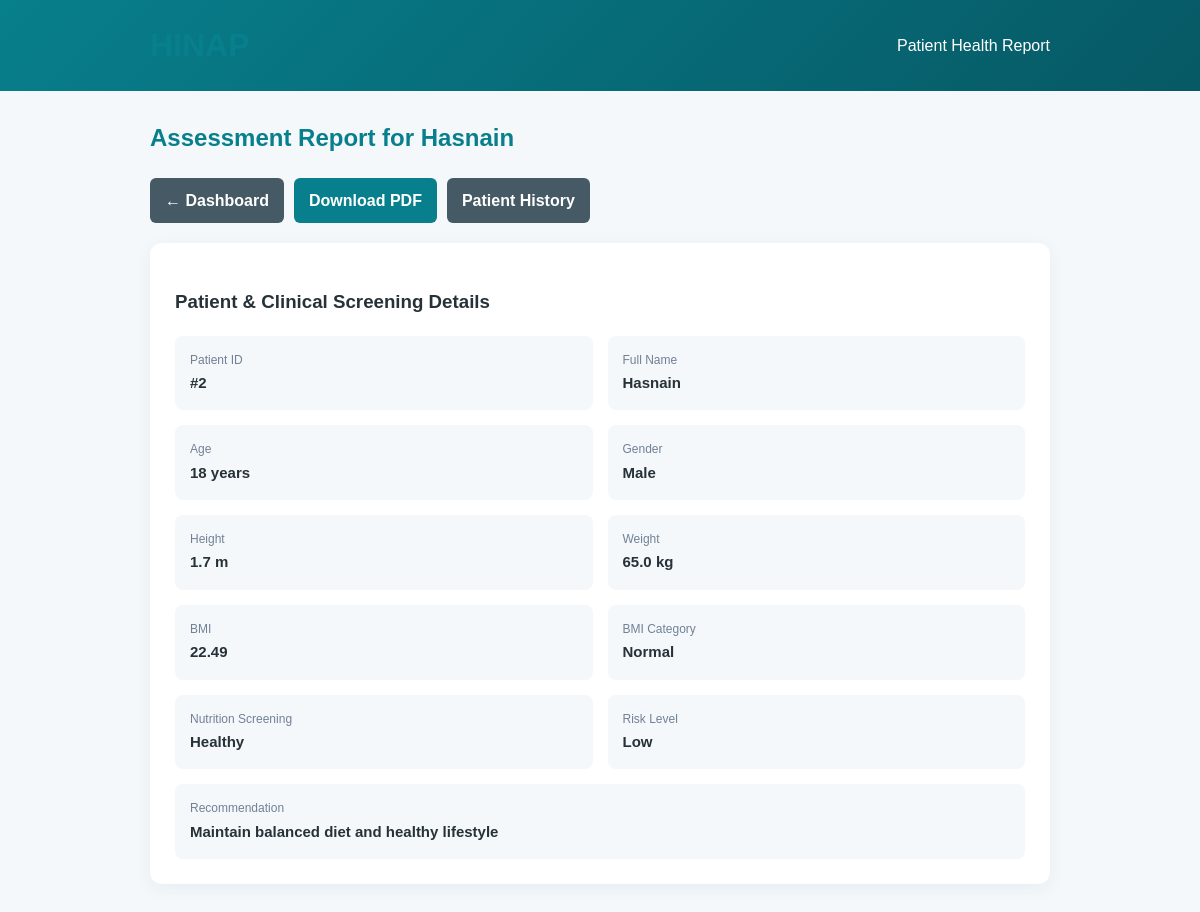
Page /report/2 (signed in) on the committed database.
### HINAP_System.py (models this page shows)
class Patient(db.Model):
    id = db.Column(db.Integer, primary_key=True)
    name = db.Column(db.String(100), nullable=False)
    age = db.Column(db.Integer)
    gender = db.Column(db.String(20))
    height = db.Column(db.Float)
    weight = db.Column(db.Float)
    bmi = db.Column(db.Float)
    bmi_status = db.Column(db.String(50))
    nutrition_status = db.Column(db.String(100))
    risk_level = db.Column(db.String(50))
    recommendation = db.Column(db.Text)
    assessment_date = db.Column(db.DateTime, default=utc_now)

### HINAP_System.py (the view)
@app.route("/report/<int:id>")
def report(id):
    patient = db.session.get(Patient, id)
    if patient is None:
        abort(404)
    return render_template("report.html", patient=patient)

### HINAP_System.py (called while the page is built)
@app.context_processor
def inject_template_globals():
    return {"csrf_token": csrf_token, "current_user": getattr(g, "current_user", None)}

### templates/report.html (shortened to what this page needs)
<!DOCTYPE html>
<html lang="en">
<head>
</head>
<body>
<header>
    <div class="header-inner">
        <h1>HINAP</h1>
        <span>Patient Health Report</span>
    </div>
</header>
<main>
    <h2>Assessment Report for {{ patient.name }}</h2>
    <div class="actions">
        <a class="button secondary" href="{{ url_for('home') }}">&larr; Dashboard</a>
        <a class="button" href="{{ url_for('download_report', id=patient.id) }}">Download PDF</a>
        <a class="button secondary" href="{{ url_for('history', id=patient.id) }}">Patient History</a>
    </div>
    <section class="panel">
        <h3>Patient &amp; Clinical Screening Details</h3>
        <div class="grid">
            <div class="box"><span>Patient ID</span><strong>#{{ patient.id }}</strong></div>
            <div class="box"><span>Full Name</span><strong>{{ patient.name }}</strong></div>
            <div class="box"><span>Age</span><strong>{{ patient.age }} years</strong></div>
            <div class="box"><span>Gender</span><strong>{{ patient.gender }}</strong></div>
            <div class="box"><span>Height</span><strong>{{ patient.height }} m</strong></div>
            <div class="box"><span>Weight</span><strong>{{ patient.weight }} kg</strong></div>
            <div class="box"><span>BMI</span><strong>{{ patient.bmi }}</strong></div>
            <div class="box"><span>BMI Category</span><strong>{{ patient.bmi_status }}</strong></div>
            <div class="box"><span>Nutrition Screening</span><strong>{{ patient.nutrition_status }}</strong></div>
            <div class="box"><span>Risk Level</span><strong>{{ patient.risk_level }}</strong></div>
            <div class="box" style="grid-column: 1 / -1;"><span>Recommendation</span><strong>{{ patient.recommendation }}</strong></div>
        </div>
    </section>
</main>
</body>
</html>

### templates/report.html (style rules this page uses)
:root { --teal: #087f8c; --dark: #065965; --bg: #f4f8fb; --text: #263238; --muted: #718096; }
* { box-sizing: border-box; }
body { margin: 0; font-family: Arial, sans-serif; background: var(--bg); color: var(--text); line-height: 1.6; }
header { padding: 20px 4%; background: linear-gradient(135deg, var(--teal), var(--dark)); color: white; }
.header-inner, main { width: 94%; max-width: 900px; margin: auto; }
.header-inner { display: flex; justify-content: space-between; align-items: center; }
main { margin-top: 28px; margin-bottom: 40px; }
h1, h2 { color: var(--teal); margin: 0; }
.panel { padding: 25px; margin-top: 20px; border-radius: 12px; background: white; box-shadow: 0 4px 18px rgba(20,54,65,.06); }
.button { display: inline-flex; padding: 10px 15px; border-radius: 6px; background: var(--teal); color: white; font-weight: bold; text-decoration: none; }
.secondary { background: #455a64; }
.grid { display: grid; grid-template-columns: repeat(2, minmax(0, 1fr)); gap: 15px; margin-top: 15px; }
.box { padding: 15px; background: #f4f8fb; border-radius: 8px; }
.box span { display: block; color: var(--muted); font-size: 12px; }
.box strong { font-size: 15px; }
.actions { display: flex; gap: 10px; margin-top: 20px; }

### rows in the picture
Patient: name "Hasnain", id "2", age "18", gender "Male", height "1.7", weight "65.0", bmi "22.49", bmi_status "Normal", nutrition_status "Healthy", risk_level "Low", recommendation "Maintain balanced diet and healthy lifestyle"
